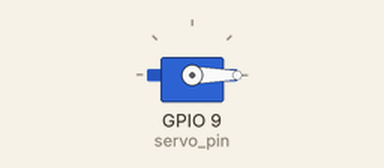
This sketch was run on a simulated ESP32. Parts: servo.

Above: at 0.0 s.
At 0.9 s:
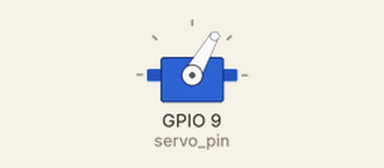
At 2.0 s:
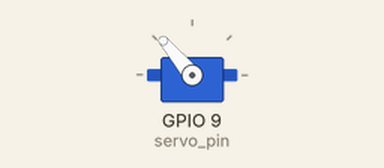
At 7.7 s:
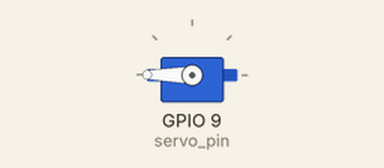
Timing chart, 0 to 9.2 s (numbered marks = the images above):
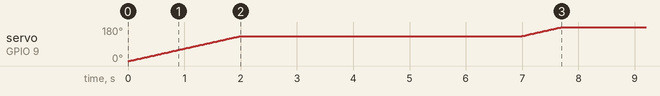

The sketch:

MG90S_Test.ino
```cpp
#include <ESP32Servo.h>

Servo servo_1; // servo controller (multiple can exist)

int servo_pin = 9; // GPIO pin for servo control on ESP32
int pos = 0;      // servo starting position

void setup() {
  Serial.begin(115200); // Start serial communication for debugging
  servo_1.attach(servo_pin); // Start servo control
  Motor();
}

void loop() {

}
void Motor(){
  for (pos = 0; pos <= 180; pos += 1) {
    servo_1.write(pos);
    delay(15);
    if (pos == 130) {
      delay(5000); // Wait 5 seconds once positioned at 90 degrees
    }
  }
}
```
